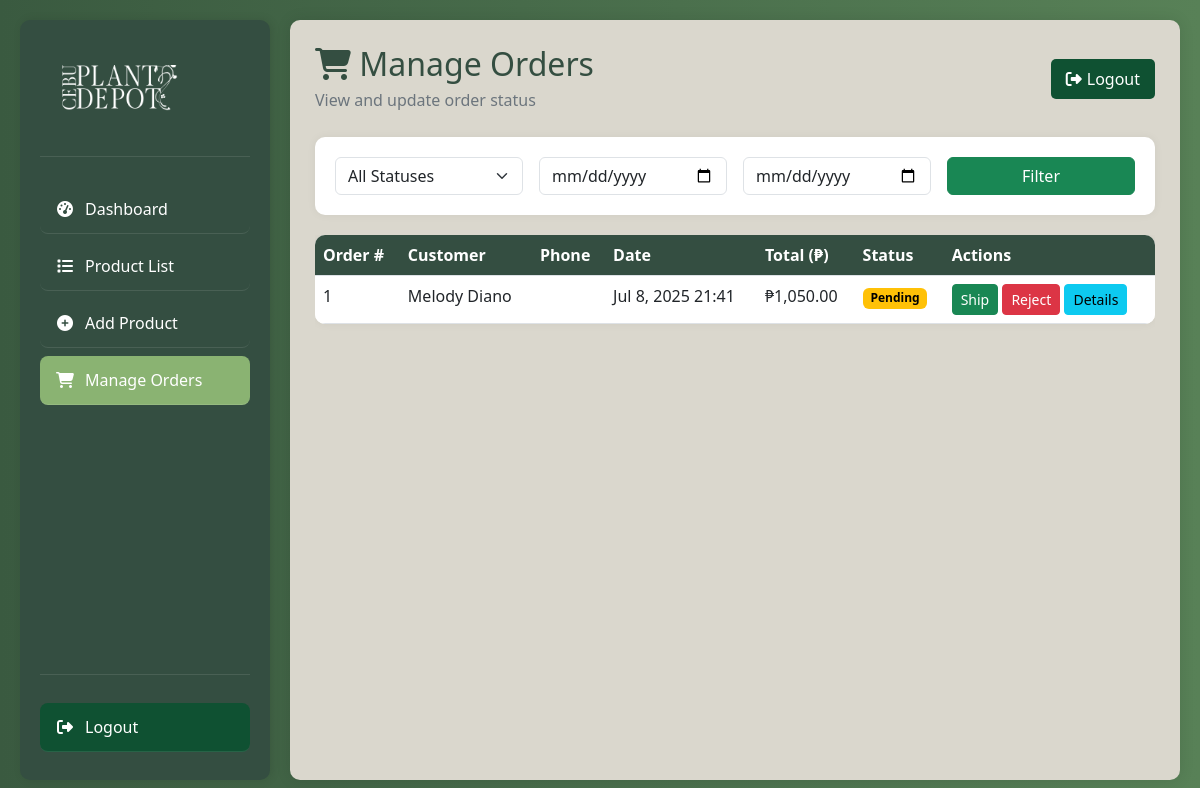
/Admin/orders.php (signed in), run on the app's committed database.
### tables this page shows
CREATE TABLE `orders` (
  `order_id` int(11) NOT NULL,
  `customer_name` varchar(255) DEFAULT NULL,
  `total_amount` float NOT NULL,
  `order_date` datetime DEFAULT current_timestamp(),
  `status` enum('Pending','On the Way','Delivered','Rejected') DEFAULT 'Pending'
);

### Admin/orders.php (the view, shortened to what this page needs)
<?php
include("../Main/php/database.php");
$startDate = $_GET['start_date'] ?? '';
$endDate = $_GET['end_date'] ?? '';
$whereSQL = "WHERE 1=1";
$ordersRes = mysqli_query($con, "
    SELECT o.*,
           MAX(u.phoneNumber) AS phoneNumber,
           MAX(u.address) AS address,
           o.tentative_ship_datetime,
           o.adjustment_reason
    FROM orders o
    LEFT JOIN users u ON CONCAT(u.fname, ' ', u.lname) = o.customer_name
    $whereSQL
    GROUP BY o.order_id
    ORDER BY o.order_date DESC
");
?>
<!DOCTYPE html>
<html lang="en">
<head>
  <link rel="stylesheet" href="https://cdn.jsdelivr.net/npm/bootstrap@5.3.0/dist/css/bootstrap.min.css">
  <link rel="stylesheet" href="https://cdnjs.cloudflare.com/ajax/libs/font-awesome/6.4.0/css/all.min.css">
</head>
<body>
<div class="main">
  <div class="sidebar">
    <div class="sidebar-header">
      <div class="sidebar-logo">
        <a href="main.php"><img src="../images/logowhite.png" style="width: 8rem; padding: 5px;" class="img-fluid"></a>
      </div>
    </div>
    <div class="sidebar-nav">
      <a href="main.php" class="dashboard-btn"><i class="fas fa-tachometer-alt"></i> Dashboard</a>
      <a href="product_list.php" class="product-btn"><i class="fas fa-list"></i> Product List</a>
      <a href="create.php" class="create-btn"><i class="fas fa-plus-circle"></i> Add Product</a>
      <a href="orders.php" class="orders-btn"><i class="fas fa-shopping-cart"></i> Manage Orders</a>
    </div>
    <div class="logout-container">
      <a href="../index.php" class="logout-btn"><i class="fas fa-sign-out-alt"></i> Logout</a>
    </div>
  </div>
  <div class="content">
    <div class="welcome-header">
      <div class="welcome-message">
        <h2><i class="fas fa-shopping-cart"></i> Manage Orders</h2>
        <p>View and update order status</p>
      </div>
      <a href="../index.php" class="btn logout-btn text-white"><i class="fas fa-sign-out-alt"></i> Logout</a>
    </div>
    <div class="filter-form">
      <form method="GET" class="row g-3">
        <div class="col-md-3">
          <select class="form-select" name="filter">
            <option value="">All Statuses</option>
          </select>
        </div>
        <div class="col-md-3">
          <input type="date" name="start_date" class="form-control" value="<?= htmlspecialchars($startDate) ?>" placeholder="Start Date">
        </div>
        <div class="col-md-3">
          <input type="date" name="end_date" class="form-control" value="<?= htmlspecialchars($endDate) ?>" placeholder="End Date">
        </div>
        <div class="col-md-3">
          <button type="submit" class="btn btn-success w-100">Filter</button>
        </div>
      </form>
    </div>
    <div class="table-responsive">
      <table class="table table-hover">
        <thead>
          <tr>
            <th>Order #</th>
            <th>Customer</th>
            <th>Phone</th>
            <th>Date</th>
            <th>Total (₱)</th>
            <th>Status</th>
            <th>Actions</th>
          </tr>
        </thead>
        <tbody>
        <?php while ($order = mysqli_fetch_assoc($ordersRes)): ?>
          <tr>
            <td><?= $order['order_id'] ?></td>
            <td><?= htmlspecialchars($order['customer_name']) ?></td>
            <td><?= htmlspecialchars($order['phoneNumber'] ?? 'N/A') ?></td>
            <td><?= date("M j, Y H:i", strtotime($order['order_date'])) ?></td>
            <td>₱<?= number_format($order['total_amount'], 2) ?></td>
            <td>
              <?php
                $statusClass = strtolower(str_replace(' ', '', $order['status']));
                echo '<span class="badge badge-'.$statusClass.'">'.$order['status'].'</span>';
              ?>
            </td>
            <td>
              <?php if ($order['status'] === 'Pending'): ?>
                <button class="btn btn-success btn-sm" onclick="openShipModal(<?= $order['order_id'] ?>)">Ship</button>
                <form method="POST" class="d-inline">
                  <button class="btn btn-danger btn-sm">Reject</button>
                </form>
              <?php endif; ?>
              <button class="btn btn-info btn-sm" onclick="toggleItems(<?= $order['order_id'] ?>)">Details</button>
            </td>
          </tr>
        <?php endwhile; ?>
        </tbody>
      </table>
    </div>
  </div>
</div>
</body>
</html>

### Admin/orders.php (style rules this page uses)
* { -ms-overflow-style: none; scrollbar-width: none; }
body { background: linear-gradient(to right, #3a5a40, #588157); font-family: 'Segoe UI', sans-serif; }
.main { display: flex; min-height: 100vh; padding: 20px; }
.sidebar { width: 250px; background-color: #344e41; padding: 20px; border-radius: 10px; color: white; box-shadow: 2px 0 10px rgba(0,0,0,0.1); display: flex; flex-direction: column; }
.sidebar-header { display: flex; align-items: center; padding-bottom: 20px; border-bottom: 1px solid rgba(255,255,255,0.1); margin-bottom: 20px; }
.sidebar-nav { flex-grow: 1; }
.sidebar a { display: flex; align-items: center; padding: 12px 15px; margin: 8px 0; border-radius: 8px; color: white; text-decoration: none; border-bottom: 1px solid rgba(255,255,255,0.1); }
.sidebar a.orders-btn { background-color: #8ab372ff; }
.sidebar a i { margin-right: 10px; width: 20px; text-align: center; }
.sidebar .sidebar-logo a { border: none; }
.logout-container { margin-top: auto; padding-top: 20px; border-top: 1px solid rgba(255,255,255,0.1); }
.content { flex-grow: 1; background-color: #dad7cd; margin-left: 20px; padding: 25px; border-radius: 10px; box-shadow: 0 0 15px rgba(0,0,0,0.1); }
.welcome-header { display: flex; justify-content: space-between; align-items: center; margin-bottom: 25px; }
.welcome-message h2 { margin-bottom: 5px; color: #344e41; }
.welcome-message p { color: #6c757d; margin: 0; }
.logout-btn { background-color: #0f5132; border: none; padding: 8px 15px; border-radius: 5px; display: flex; align-items: center; }
.logout-btn i { margin-right: 5px; }
.table-responsive { overflow-x: auto; }
.table { background-color: white; border-radius: 10px; overflow: hidden; box-shadow: 0 0 10px rgba(0,0,0,0.05); }
.table th { background-color: #344e41; color: white; }
.badge-pending { background-color: #ffc107; color: #000; }
.filter-form { background-color: white; border-radius: 10px; padding: 20px; margin-bottom: 20px; box-shadow: 0 0 10px rgba(0,0,0,0.05); }

### data on the page
orders: order_id "1", customer_name "Melody Diano", order_date "Jul 8, 2025 21:41", total_amount "1,050.00", status "Pending"
